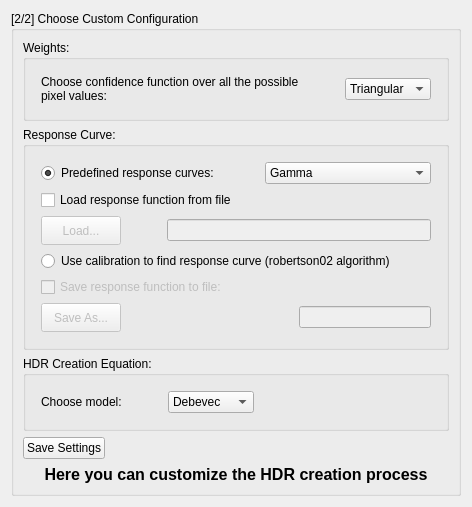
       <widget class="QWidget" name="CustomConfigPage">
        <layout class="QGridLayout" name="gridLayout_10">
         <item row="0" column="0">
          <widget class="QGroupBox" name="groupBox_3">
           <property name="title">
            <string>[2/2] Choose Custom Configuration</string>
           </property>
           <layout class="QGridLayout" name="gridLayout_4">
            <item row="0" column="0">
             <widget class="QGroupBox" name="groupBox_4">
              <property name="sizePolicy">
               <sizepolicy hsizetype="Preferred" vsizetype="Preferred">
                <horstretch>0</horstretch>
                <verstretch>0</verstretch>
               </sizepolicy>
              </property>
              <property name="title">
               <string>Weights:</string>
              </property>
              <layout class="QGridLayout" name="gridLayout_15">
               <property name="verticalSpacing">
                <number>6</number>
               </property>
               <item row="0" column="0">
                <layout class="QHBoxLayout" name="horizontalLayout_6">
                 <property name="margin">
                  <number>6</number>
                 </property>
                 <item>
                  <widget class="QLabel" name="label_tri_gaus_plateau">
                   <property name="sizePolicy">
                    <sizepolicy hsizetype="Expanding" vsizetype="Preferred">
                     <horstretch>0</horstretch>
                     <verstretch>0</verstretch>
                    </sizepolicy>
                   </property>
                   <property name="text">
                    <string>Choose confidence function over all the possible pixel values:</string>
                   </property>
                   <property name="wordWrap">
                    <bool>true</bool>
                   </property>
                  </widget>
                 </item>
                 <item>
                  <spacer name="horizontalSpacer_4">
                   <property name="orientation">
                    <enum>Qt::Horizontal</enum>
                   </property>
                   <property name="sizeType">
                    <enum>QSizePolicy::Preferred</enum>
                   </property>
                   <property name="sizeHint" stdset="0">
                    <size>
                     <width>40</width>
                     <height>20</height>
                    </size>
                   </property>
                  </spacer>
                 </item>
                 <item>
                  <widget class="QComboBox" name="triGaussPlateauComboBox">
                   <item>
                    <property name="text">
                     <string>Triangular</string>
                    </property>
                   </item>
                   <item>
                    <property name="text">
                     <string>Gaussian</string>
                    </property>
                   </item>
                   <item>
                    <property name="text">
                     <string>Plateau</string>
                    </property>
                   </item>
                  </widget>
                 </item>
                </layout>
               </item>
              </layout>
             </widget>
            </item>
            <item row="1" column="0">
             <widget class="QGroupBox" name="groupBox_5">
              <property name="sizePolicy">
               <sizepolicy hsizetype="Preferred" vsizetype="Preferred">
                <horstretch>0</horstretch>
                <verstretch>0</verstretch>
               </sizepolicy>
              </property>
              <property name="title">
               <string>Response Curve:</string>
              </property>
              <layout class="QGridLayout" name="gridLayout_6">
               <property name="verticalSpacing">
                <number>6</number>
               </property>
               <item row="0" column="0">
                <layout class="QVBoxLayout" name="verticalLayout_5">
                 <property name="margin">
                  <number>6</number>
                 </property>
                 <item>
                  <layout class="QHBoxLayout" name="horizontalLayout_7">
                   <item>
                    <widget class="QRadioButton" name="predefRespCurveRadioButton">
                     <property name="sizePolicy">
                      <sizepolicy hsizetype="Minimum" vsizetype="Preferred">
                       <horstretch>0</horstretch>
                       <verstretch>0</verstretch>
                      </sizepolicy>
                     </property>
                     <property name="text">
                      <string>Predefined response curves:</string>
                     </property>
                     <property name="checked">
                      <bool>true</bool>
                     </property>
                    </widget>
                   </item>
                   <item>
                    <spacer>
                     <property name="orientation">
                      <enum>Qt::Horizontal</enum>
                     </property>
                     <property name="sizeType">
                      <enum>QSizePolicy::Minimum</enum>
                     </property>
                     <property name="sizeHint" stdset="0">
                      <size>
                       <width>40</width>
                       <height>20</height>
                      </size>
                     </property>
                    </spacer>
                   </item>
                   <item>
                    <widget class="QComboBox" name="gammaLinLogComboBox">
                     <property name="sizePolicy">
                      <sizepolicy hsizetype="Preferred" vsizetype="Preferred">
                       <horstretch>0</horstretch>
                       <verstretch>0</verstretch>
                      </sizepolicy>
                     </property>
                     <item>
                      <property name="text">
                       <string>Gamma</string>
                      </property>
                     </item>
                     <item>
                      <property name="text">
                       <string>Linear</string>
                      </property>
                     </item>
                     <item>
                      <property name="text">
                       <string>Log</string>
                      </property>
                     </item>
                    </widget>
                   </item>
                  </layout>
                 </item>
                 <item>
                  <widget class="QCheckBox" name="loadRespCurveFromFileCheckbox">
                   <property name="sizePolicy">
                    <sizepolicy hsizetype="Minimum" vsizetype="Preferred">
                     <horstretch>0</horstretch>
                     <verstretch>0</verstretch>
                    </sizepolicy>
                   </property>
                   <property name="text">
                    <string>Load response function from file</string>
                   </property>
                  </widget>
                 </item>
                 <item>
                  <layout class="QHBoxLayout" name="horizontalLayout_8">
                   <item>
                    <widget class="QPushButton" name="loadRespCurveFileButton">
                     <property name="enabled">
                      <bool>false</bool>
                     </property>
                     <property name="minimumSize">
                      <size>
                       <width>0</width>
                       <height>29</height>
                      </size>
                     </property>
                     <property name="text">
                      <string>Load...</string>
                     </property>
                    </widget>
                   </item>
                   <item>
                    <spacer name="horizontalSpacer_5">
                     <property name="orientation">
                      <enum>Qt::Horizontal</enum>
                     </property>
                     <property name="sizeType">
                      <enum>QSizePolicy::Preferred</enum>
                     </property>
                     <property name="sizeHint" stdset="0">
                      <size>
                       <width>40</width>
                       <height>20</height>
                      </size>
                     </property>
                    </spacer>
                   </item>
                   <item>
                    <widget class="QLineEdit" name="RespCurveFileLoadedLineEdit">
                     <property name="enabled">
                      <bool>false</bool>
                     </property>
                     <property name="readOnly">
                      <bool>true</bool>
                     </property>
                    </widget>
                   </item>
                  </layout>
                 </item>
                 <item>
                  <widget class="QRadioButton" name="recoverRespCurveRadio">
                   <property name="text">
                    <string>Use calibration to find response curve (robertson02 algorithm)</string>
                   </property>
                  </widget>
                 </item>
                 <item>
                  <widget class="QCheckBox" name="saveRespCurveToFileCheckbox">
                   <property name="enabled">
                    <bool>false</bool>
                   </property>
                   <property name="sizePolicy">
                    <sizepolicy hsizetype="Minimum" vsizetype="Preferred">
                     <horstretch>0</horstretch>
                     <verstretch>0</verstretch>
                    </sizepolicy>
                   </property>
                   <property name="text">
                    <string>Save response function to file:</string>
                   </property>
                  </widget>
                 </item>
                 <item>
                  <layout class="QHBoxLayout">
                   <property name="spacing">
                    <number>6</number>
                   </property>
                   <property name="margin">
                    <number>0</number>
                   </property>
                   <item>
                    <widget class="QPushButton" name="saveRespCurveFileButton">
                     <property name="enabled">
                      <bool>false</bool>
                     </property>
                     <property name="minimumSize">
                      <size>
                       <width>0</width>
                       <height>29</height>
                      </size>
                     </property>
                     <property name="text">
                      <string>Save As...</string>
                     </property>
                    </widget>
                   </item>
                   <item>
                    <spacer name="horizontalSpacer_6">
                     <property name="orientation">
                      <enum>Qt::Horizontal</enum>
                     </property>
                     <property name="sizeType">
                      <enum>QSizePolicy::Preferred</enum>
                     </property>
                     <property name="sizeHint" stdset="0">
                      <size>
                       <width>40</width>
                       <height>20</height>
                      </size>
                     </property>
                    </spacer>
                   </item>
                   <item>
                    <spacer name="horizontalSpacer_12">
                     <property name="orientation">
                      <enum>Qt::Horizontal</enum>
                     </property>
                     <property name="sizeHint" stdset="0">
                      <size>
                       <width>40</width>
                       <height>20</height>
                      </size>
                     </property>
                    </spacer>
                   </item>
                   <item>
                    <widget class="QLineEdit" name="CurveFileNameSaveLineEdit">
                     <property name="enabled">
                      <bool>false</bool>
                     </property>
                     <property name="readOnly">
                      <bool>true</bool>
                     </property>
                    </widget>
                   </item>
                  </layout>
                 </item>
                </layout>
               </item>
              </layout>
             </widget>
            </item>
            <item row="2" column="0">
             <widget class="QGroupBox" name="groupBox_6">
              <property name="sizePolicy">
               <sizepolicy hsizetype="Preferred" vsizetype="Minimum">
                <horstretch>0</horstretch>
                <verstretch>0</verstretch>
               </sizepolicy>
              </property>
              <property name="title">
               <string>HDR Creation Equation:</string>
              </property>
              <layout class="QGridLayout" name="gridLayout_7">
               <property name="verticalSpacing">
                <number>6</number>
               </property>
               <item row="0" column="0">
                <layout class="QHBoxLayout" name="horizontalLayout_9">
                 <property name="sizeConstraint">
                  <enum>QLayout::SetDefaultConstraint</enum>
                 </property>
                 <property name="margin">
                  <number>6</number>
                 </property>
                 <item>
                  <widget class="QLabel" name="label_choosemodel">
                   <property name="text">
                    <string>Choose model:</string>
                   </property>
                  </widget>
                 </item>
                 <item>
                  <spacer name="horizontalSpacer_7">
                   <property name="orientation">
                    <enum>Qt::Horizontal</enum>
                   </property>
                   <property name="sizeType">
                    <enum>QSizePolicy::Minimum</enum>
                   </property>
                   <property name="sizeHint" stdset="0">
                    <size>
                     <width>40</width>
                     <height>20</height>
                    </size>
                   </property>
                  </spacer>
                 </item>
                 <item>
                  <widget class="QComboBox" name="modelComboBox">
                   <item>
                    <property name="text">
                     <string>Debevec</string>
                    </property>
                   </item>
                   <item>
                    <property name="text">
                     <string>Robertson</string>
                    </property>
                   </item>
                  </widget>
                 </item>
                 <item>
                  <spacer name="horizontalSpacer_3">
                   <property name="orientation">
                    <enum>Qt::Horizontal</enum>
                   </property>
                   <property name="sizeHint" stdset="0">
                    <size>
                     <width>40</width>
                     <height>20</height>
                    </size>
                   </property>
                  </spacer>
                 </item>
                </layout>
               </item>
              </layout>
             </widget>
            </item>
            <item row="3" column="0">
             <layout class="QHBoxLayout" name="horizontalLayout_2">
              <item>
               <widget class="QPushButton" name="pushButtonSaveSettings">
                <property name="text">
                 <string>Save Settings</string>
                </property>
               </widget>
              </item>
              <item>
               <spacer name="horizontalSpacer_13">
                <property name="orientation">
                 <enum>Qt::Horizontal</enum>
                </property>
                <property name="sizeHint" stdset="0">
                 <size>
                  <width>40</width>
                  <height>20</height>
                 </size>
                </property>
               </spacer>
              </item>
             </layout>
            </item>
            <item row="4" column="0">
             <spacer name="verticalSpacer">
              <property name="orientation">
               <enum>Qt::Vertical</enum>
              </property>
              <property name="sizeHint" stdset="0">
               <size>
                <width>20</width>
                <height>0</height>
               </size>
              </property>
             </spacer>
            </item>
            <item row="5" column="0">
             <widget class="QLabel" name="customize_label">
              <property name="text">
               <string>&lt;!DOCTYPE HTML PUBLIC &quot;-//W3C//DTD HTML 4.0//EN&quot; &quot;http://www.w3.org/TR/REC-html40/strict.dtd&quot;&gt;
&lt;html&gt;&lt;head&gt;&lt;meta name=&quot;qrichtext&quot; content=&quot;1&quot; /&gt;&lt;style type=&quot;text/css&quot;&gt;
p, li { white-space: pre-wrap; }
&lt;/style&gt;&lt;/head&gt;&lt;body style=&quot; font-family:'Sans Serif'; font-size:10pt; font-weight:400; font-style:normal;&quot;&gt;
&lt;p align=&quot;center&quot; style=&quot; margin-top:0px; margin-bottom:0px; margin-left:0px; margin-right:0px; -qt-block-indent:0; text-indent:0px;&quot;&gt;&lt;span style=&quot; font-size:12pt; font-weight:600;&quot;&gt;Here you can customize the HDR creation process&lt;/span&gt;&lt;/p&gt;&lt;/body&gt;&lt;/html&gt;</string>
              </property>
             </widget>
            </item>
           </layout>
          </widget>
         </item>
        </layout>
       </widget>
